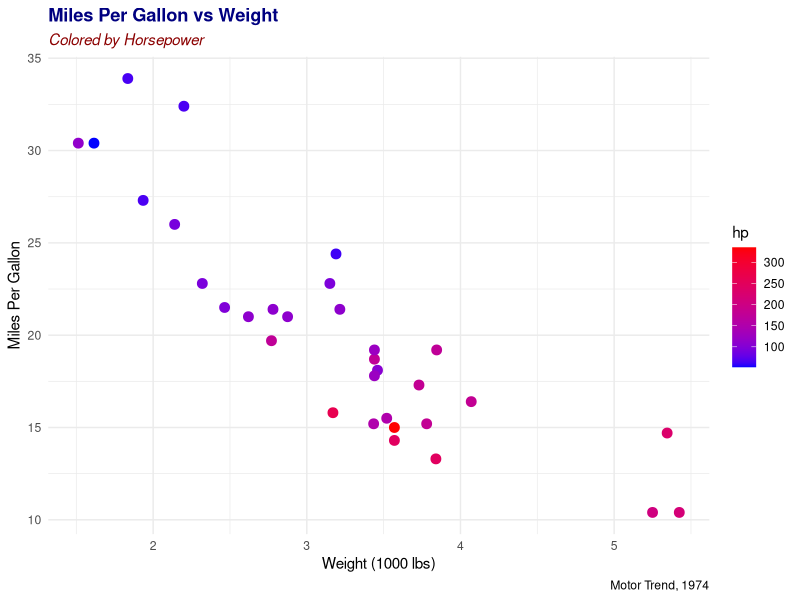

Reproduce this figure in R.
## ---- chunk 1
library(ggplot2)
data(mtcars)
ggplot(mtcars, aes(x=wt, y=mpg, color=hp)) +
  geom_point(size=3) +
  scale_color_gradient(low="blue", high="red") +
  labs(title="Miles Per Gallon vs Weight",
       subtitle="Colored by Horsepower",
       x="Weight (1000 lbs)",
       y="Miles Per Gallon",
       caption="Motor Trend, 1974") +
  theme_minimal() +
  theme(plot.title = element_text(face="bold", color="navy"),
        plot.subtitle = element_text(face="italic", color="darkred"))
